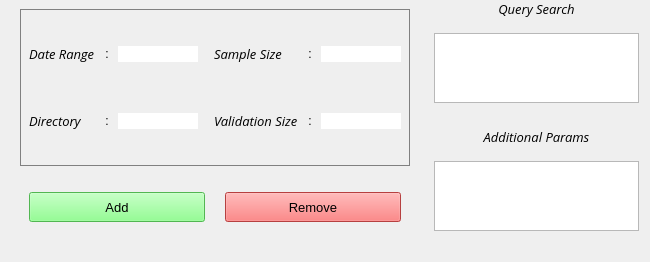
<?xml version="1.0" encoding="UTF-8"?>
<ui version="4.0">
 <class>first_option</class>
 <widget class="QWidget" name="first_option">
  <property name="geometry">
   <rect>
    <x>0</x>
    <y>0</y>
    <width>650</width>
    <height>235</height>
   </rect>
  </property>
  <property name="windowTitle">
   <string>Form</string>
  </property>
  <layout class="QHBoxLayout" name="horizontalLayout">
   <property name="spacing">
    <number>15</number>
   </property>
   <property name="topMargin">
    <number>0</number>
   </property>
   <item>
    <widget class="QWidget" name="variables" native="true">
     <layout class="QVBoxLayout" name="variables_layout">
      <property name="sizeConstraint">
       <enum>QLayout::SizeConstraint::SetDefaultConstraint</enum>
      </property>
      <item>
       <widget class="QWidget" name="edit_grid" native="true">
        <property name="styleSheet">
         <string notr="true">border: 1px solid grey;</string>
        </property>
        <layout class="QGridLayout" name="edits" rowstretch="0,0" rowminimumheight="50,50" columnminimumwidth="0,10,0,0,10,0">
         <property name="sizeConstraint">
          <enum>QLayout::SizeConstraint::SetDefaultConstraint</enum>
         </property>
         <item row="1" column="0">
          <widget class="QLabel" name="dir_lab">
           <property name="font">
            <font>
             <family>Open Sans</family>
             <pointsize>10</pointsize>
             <italic>true</italic>
            </font>
           </property>
           <property name="styleSheet">
            <string notr="true">border: 0px solid black;</string>
           </property>
           <property name="text">
            <string>Directory</string>
           </property>
          </widget>
         </item>
         <item row="1" column="4">
          <widget class="QLabel" name="col_3">
           <property name="styleSheet">
            <string notr="true">border: 0px solid black;</string>
           </property>
           <property name="text">
            <string>:</string>
           </property>
           <property name="alignment">
            <set>Qt::AlignmentFlag::AlignCenter</set>
           </property>
          </widget>
         </item>
         <item row="0" column="2">
          <widget class="QLineEdit" name="date_edit">
           <property name="styleSheet">
            <string notr="true">border: 0px solid black;</string>
           </property>
          </widget>
         </item>
         <item row="0" column="0">
          <widget class="QLabel" name="date_lab">
           <property name="font">
            <font>
             <family>Open Sans</family>
             <pointsize>10</pointsize>
             <italic>true</italic>
            </font>
           </property>
           <property name="styleSheet">
            <string notr="true">border: 0px solid black;</string>
           </property>
           <property name="text">
            <string>Date Range</string>
           </property>
          </widget>
         </item>
         <item row="0" column="5">
          <widget class="QLineEdit" name="sample_edit">
           <property name="styleSheet">
            <string notr="true">border: 0px solid black;</string>
           </property>
          </widget>
         </item>
         <item row="1" column="1">
          <widget class="QLabel" name="col_2">
           <property name="styleSheet">
            <string notr="true">border: 0px solid black;</string>
           </property>
           <property name="text">
            <string>:</string>
           </property>
           <property name="alignment">
            <set>Qt::AlignmentFlag::AlignCenter</set>
           </property>
          </widget>
         </item>
         <item row="0" column="4">
          <widget class="QLabel" name="col_4">
           <property name="styleSheet">
            <string notr="true">border: 0px solid black;</string>
           </property>
           <property name="text">
            <string>:</string>
           </property>
           <property name="alignment">
            <set>Qt::AlignmentFlag::AlignCenter</set>
           </property>
          </widget>
         </item>
         <item row="1" column="2">
          <widget class="QLineEdit" name="directory_edit">
           <property name="styleSheet">
            <string notr="true">border: 0px solid black;</string>
           </property>
          </widget>
         </item>
         <item row="1" column="5">
          <widget class="QLineEdit" name="validation_edit">
           <property name="styleSheet">
            <string notr="true">border: 0px solid black;</string>
           </property>
          </widget>
         </item>
         <item row="0" column="1">
          <widget class="QLabel" name="col_1">
           <property name="styleSheet">
            <string notr="true">border: 0px solid black;</string>
           </property>
           <property name="text">
            <string>:</string>
           </property>
           <property name="alignment">
            <set>Qt::AlignmentFlag::AlignCenter</set>
           </property>
          </widget>
         </item>
         <item row="0" column="3">
          <widget class="QLabel" name="sample_lab">
           <property name="font">
            <font>
             <family>Open Sans</family>
             <pointsize>10</pointsize>
             <italic>true</italic>
            </font>
           </property>
           <property name="styleSheet">
            <string notr="true">border: 0px solid black;</string>
           </property>
           <property name="text">
            <string>Sample Size</string>
           </property>
           <property name="indent">
            <number>10</number>
           </property>
          </widget>
         </item>
         <item row="1" column="3">
          <widget class="QLabel" name="validation_lab">
           <property name="font">
            <font>
             <family>Open Sans</family>
             <pointsize>10</pointsize>
             <italic>true</italic>
            </font>
           </property>
           <property name="styleSheet">
            <string notr="true">border: 0px solid black;</string>
           </property>
           <property name="text">
            <string>Validation Size</string>
           </property>
           <property name="indent">
            <number>10</number>
           </property>
          </widget>
         </item>
        </layout>
       </widget>
      </item>
      <item>
       <widget class="QWidget" name="query_buttons" native="true">
        <property name="sizePolicy">
         <sizepolicy hsizetype="Expanding" vsizetype="Fixed">
          <horstretch>0</horstretch>
          <verstretch>0</verstretch>
         </sizepolicy>
        </property>
        <property name="minimumSize">
         <size>
          <width>0</width>
          <height>0</height>
         </size>
        </property>
        <property name="maximumSize">
         <size>
          <width>16777215</width>
          <height>70</height>
         </size>
        </property>
        <layout class="QHBoxLayout" name="buttons">
         <property name="spacing">
          <number>20</number>
         </property>
         <property name="sizeConstraint">
          <enum>QLayout::SizeConstraint::SetDefaultConstraint</enum>
         </property>
         <item>
          <widget class="QPushButton" name="add">
           <property name="minimumSize">
            <size>
             <width>0</width>
             <height>30</height>
            </size>
           </property>
           <property name="maximumSize">
            <size>
             <width>16777215</width>
             <height>16777215</height>
            </size>
           </property>
           <property name="font">
            <font>
             <pointsize>10</pointsize>
            </font>
           </property>
           <property name="styleSheet">
            <string notr="true">background-color: rgb(115, 255, 115);</string>
           </property>
           <property name="text">
            <string>Add</string>
           </property>
          </widget>
         </item>
         <item>
          <widget class="QPushButton" name="remove">
           <property name="minimumSize">
            <size>
             <width>0</width>
             <height>30</height>
            </size>
           </property>
           <property name="maximumSize">
            <size>
             <width>16777215</width>
             <height>16777215</height>
            </size>
           </property>
           <property name="font">
            <font>
             <pointsize>10</pointsize>
            </font>
           </property>
           <property name="styleSheet">
            <string notr="true">background-color: rgb(255, 90, 90);</string>
           </property>
           <property name="text">
            <string>Remove</string>
           </property>
          </widget>
         </item>
        </layout>
       </widget>
      </item>
     </layout>
    </widget>
   </item>
   <item>
    <layout class="QVBoxLayout" name="query_boxes">
     <property name="topMargin">
      <number>0</number>
     </property>
     <property name="bottomMargin">
      <number>20</number>
     </property>
     <item>
      <widget class="QLabel" name="search_lab">
       <property name="font">
        <font>
         <family>Open Sans</family>
         <pointsize>10</pointsize>
         <italic>true</italic>
        </font>
       </property>
       <property name="styleSheet">
        <string notr="true"/>
       </property>
       <property name="text">
        <string>Query Search</string>
       </property>
       <property name="alignment">
        <set>Qt::AlignmentFlag::AlignCenter</set>
       </property>
      </widget>
     </item>
     <item>
      <widget class="QPlainTextEdit" name="query_box"/>
     </item>
     <item>
      <spacer name="space">
       <property name="orientation">
        <enum>Qt::Orientation::Vertical</enum>
       </property>
       <property name="sizeType">
        <enum>QSizePolicy::Policy::Fixed</enum>
       </property>
       <property name="sizeHint" stdset="0">
        <size>
         <width>20</width>
         <height>10</height>
        </size>
       </property>
      </spacer>
     </item>
     <item>
      <widget class="QLabel" name="params_lab">
       <property name="font">
        <font>
         <family>Open Sans</family>
         <pointsize>10</pointsize>
         <italic>true</italic>
        </font>
       </property>
       <property name="styleSheet">
        <string notr="true"/>
       </property>
       <property name="text">
        <string>Additional Params</string>
       </property>
       <property name="alignment">
        <set>Qt::AlignmentFlag::AlignCenter</set>
       </property>
      </widget>
     </item>
     <item>
      <widget class="QPlainTextEdit" name="params_box"/>
     </item>
    </layout>
   </item>
  </layout>
 </widget>
 <tabstops>
  <tabstop>date_edit</tabstop>
  <tabstop>sample_edit</tabstop>
  <tabstop>directory_edit</tabstop>
  <tabstop>validation_edit</tabstop>
  <tabstop>add</tabstop>
  <tabstop>remove</tabstop>
 </tabstops>
 <resources/>
 <connections/>
</ui>
